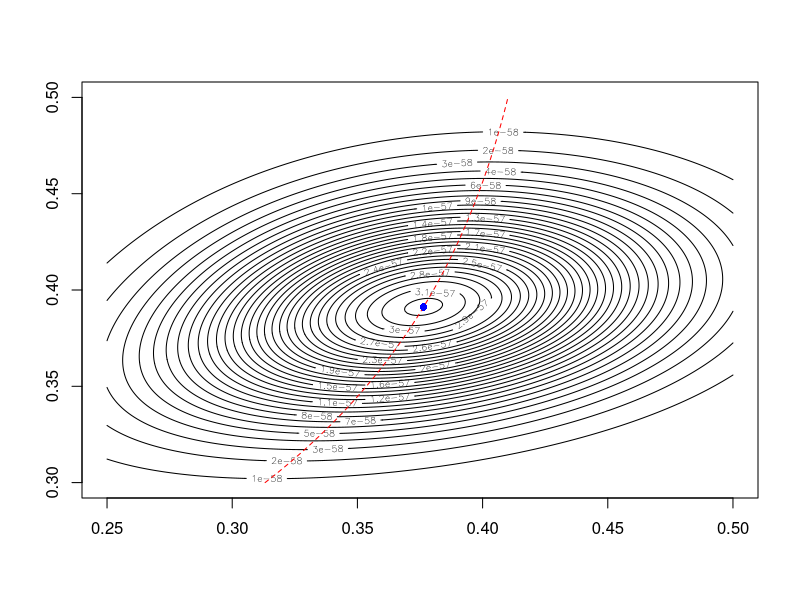
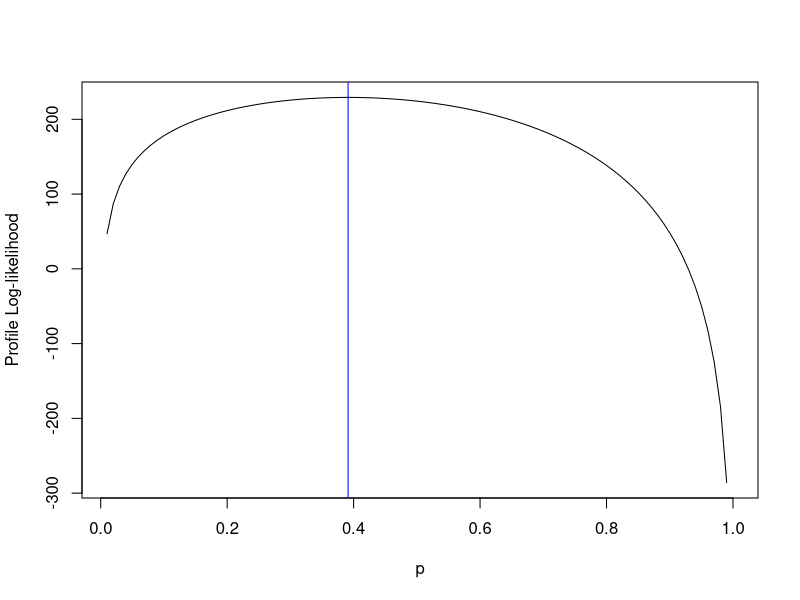

Here is the R script that generated these plots, in order:
## ---- chunk 1
#
# part(A)
#
x.obs <- c(rep(0,39),rep(1,14),rep(2,22),rep(3,12),rep(4,3),5)
x.bar <- mean(x.obs)
m <- 5
n.0 <- 39
n <- 91
#
# Draw contours of the likelihood of theta.
#
tails.likelihood <- Vectorize(function(w,p){
  ((w+(1-w)*((1-p)^m))^n.0)*((1-w)^(n-n.0))*(p^(n*x.bar))*((1-p)^(n*(m-x.bar)-n.0*m))*prod(choose(m,x.obs))
},vectorize.args = c('w','p'))

w.grid <- seq(0.25,0.5,0.001)
p.grid <- seq(0.3,0.5,0.001)
likelihood.matrix <- outer(w.grid,p.grid,tails.likelihood)
contour(w.grid,p.grid,likelihood.matrix,nlevels=30)
#
# Add the parametrized curve to understand the behaviour in theta. And parametrized curve cross the 
# center of the contours, which is the MLE.
#
lines((n.0-n*(1-p.grid)^m)/(n*(1-(1-p.grid)^m)),p.grid,col='red',lty=2)
#
# obtain MLE of theta by log-likelihood function
#
tails.log.likelihood <- function(theta){
  w <- theta[1]
  p <- theta[2]
  return(n.0*log(w+(1-w)*((1-p)^m))+(n-n.0)*log(1-w)+n*x.bar*log(p)+(n*(m-x.bar)-n.0*m)*log(1-p)+sum(choose(m,x.obs)))
}
MLE.theta <- optim(c(0.37,0.37),tails.log.likelihood,control=list(fnscale=-1))
MLE.theta$par
points(MLE.theta$par[1],MLE.theta$par[2],col='blue',pch=16)

## ---- chunk 2
#
# part(B)
#
#
# Profile log-likelihood of p
#
L.p <- Vectorize(function(y){tails.log.likelihood(c((n.0-n*(1-y)^m)/(n*(1-(1-y)^m)),y))},vectorize.args = list('y'))
curve(L.p,0.01,1,xlab='p',ylab='Profile Log-likelihood')
# MLE of theta
mle.p <- optimize(L.p,c(0.2,0.5),maximum = T)$maximum
abline(v=0.3912404, col='blue')
mle.w <- (n.0-n*(1-mle.p)^m)/(n*(1-(1-mle.p)^m))
theta.MLE <- c(mle.p,mle.w)
theta.MLE
## ---- chunk 3
yi <- c(0,1,3,5)
ni <- c(5,6,5,6)
xi <- c(-0.86,-0.3,-0.05,0.73)
Binomial.post <- function(theta){
  pi <- exp(theta[1]+theta[2]*xi)/(1+exp(theta[1]+theta[2]*xi))
  #return(sum(dbinom(yi,ni,pi,log = T),dunif(1,-5,5,log = T),dunif(1,0,50,log = T)))
  return(prod(dbinom(yi,ni,pi),dunif(1,-5,5),dunif(1,0,50)))
}

post.mode <- optim(c(0,5),Binomial.post,control=list(fnscale=-1))$par
post.mode
## ---- chunk 4
#
# Bayes estimators of theta.0 and theta.1
#
Binomial.post.B <- Vectorize(function(theta.0,theta.1){
  pi <- exp(theta.0+theta.1*xi)/(1+exp(theta.0+theta.1*xi))
  return(prod(dbinom(yi,ni,pi)))
},vectorize.args = list('theta.0','theta.1'))

theta.B <- function(N){
  theta.0 <- runif(N,-5,5)
  theta.1 <- runif(N,0,50)
  h1.theta.0 <- theta.0*Binomial.post.B(theta.0,theta.1)
  h1.theta.1 <- theta.1*Binomial.post.B(theta.0,theta.1)
  h0 <- Binomial.post.B(theta.0,theta.1)
  theta.0.hat <- sum(h1.theta.0)/sum(h0)
  theta.1.hat <- sum(h1.theta.1)/sum(h0)
  return(c(theta.0.hat,theta.1.hat))
}
theta.B(N=10000)

## ---- chunk 5
equal.tails.CI <- function(alpha){
  # Finding the appropriate quantiles

}
